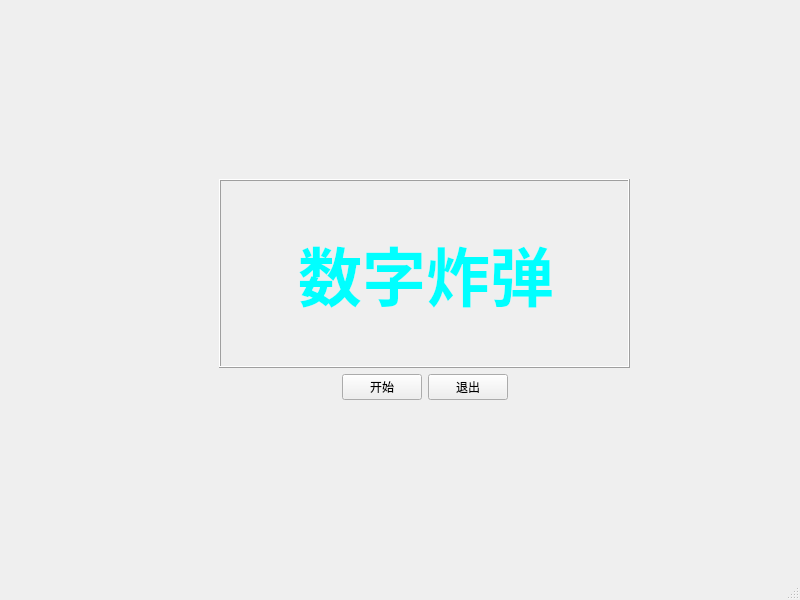
<?xml version="1.0" encoding="UTF-8"?>
<ui version="4.0">
 <class>digitbomb</class>
 <widget class="QMainWindow" name="digitbomb">
  <property name="geometry">
   <rect>
    <x>0</x>
    <y>0</y>
    <width>800</width>
    <height>600</height>
   </rect>
  </property>
  <property name="windowTitle">
   <string>digitbomb</string>
  </property>
  <widget class="QWidget" name="centralwidget">
   <widget class="QWidget" name="verticalLayoutWidget">
    <property name="geometry">
     <rect>
      <x>219</x>
      <y>179</y>
      <width>411</width>
      <height>221</height>
     </rect>
    </property>
    <layout class="QVBoxLayout" name="verticalLayout">
     <item>
      <widget class="QLabel" name="label">
       <property name="font">
        <font>
         <family>华文彩云</family>
         <bold>true</bold>
        </font>
       </property>
       <property name="styleSheet">
        <string notr="true">color: qlineargradient(spread:pad, x1:0, y1:0, x2:1, y2:0, stop:0 rgba(0, 0, 0, 255), stop:1 rgba(255, 255, 255, 255));</string>
       </property>
       <property name="frameShape">
        <enum>QFrame::Box</enum>
       </property>
       <property name="frameShadow">
        <enum>QFrame::Raised</enum>
       </property>
       <property name="text">
        <string>&lt;html&gt;&lt;head/&gt;&lt;body&gt;&lt;p align=&quot;center&quot;&gt;&lt;span style=&quot; font-size:48pt; font-weight:700; color:#00ffff;&quot;&gt;数字炸弹&lt;/span&gt;&lt;/p&gt;&lt;/body&gt;&lt;/html&gt;</string>
       </property>
       <property name="margin">
        <number>0</number>
       </property>
      </widget>
     </item>
     <item>
      <layout class="QHBoxLayout" name="horizontalLayout">
       <item>
        <spacer name="horizontalSpacer">
         <property name="orientation">
          <enum>Qt::Horizontal</enum>
         </property>
         <property name="sizeHint" stdset="0">
          <size>
           <width>40</width>
           <height>20</height>
          </size>
         </property>
        </spacer>
       </item>
       <item>
        <widget class="QPushButton" name="startBtn">
         <property name="text">
          <string>开始</string>
         </property>
        </widget>
       </item>
       <item>
        <widget class="QPushButton" name="overBtn">
         <property name="text">
          <string>退出</string>
         </property>
        </widget>
       </item>
       <item>
        <spacer name="horizontalSpacer_2">
         <property name="orientation">
          <enum>Qt::Horizontal</enum>
         </property>
         <property name="sizeHint" stdset="0">
          <size>
           <width>40</width>
           <height>20</height>
          </size>
         </property>
        </spacer>
       </item>
      </layout>
     </item>
    </layout>
   </widget>
  </widget>
  <widget class="QMenuBar" name="menubar">
   <property name="geometry">
    <rect>
     <x>0</x>
     <y>0</y>
     <width>800</width>
     <height>17</height>
    </rect>
   </property>
  </widget>
  <widget class="QStatusBar" name="statusbar"/>
 </widget>
 <resources/>
 <connections/>
</ui>
